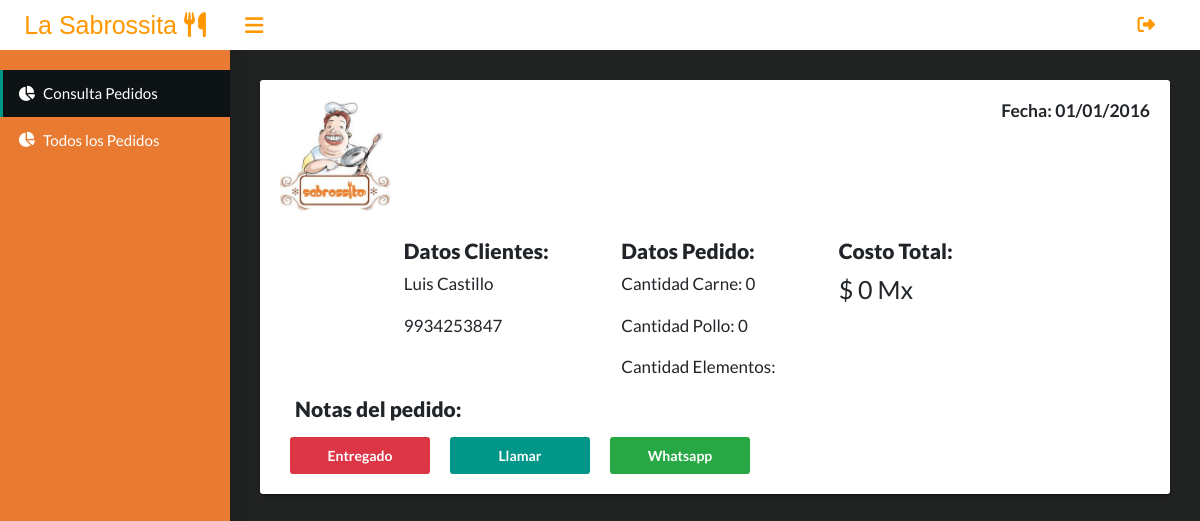
Screenshot of /php/varglob.php?id_user=16 with the database file from the repository.
### tables this page shows
CREATE TABLE `usuarios` (
  `id` int(11) NOT NULL,
  `usuario` varchar(100) NOT NULL,
  `celular` varchar(10) NOT NULL,
  `direccion` varchar(100) NOT NULL,
  `contrasena` varchar(100) NOT NULL,
  `nombre` varchar(100) NOT NULL,
  `apellido` varchar(100) NOT NULL,
  `nivelU` int(1) NOT NULL
);

CREATE TABLE `pedidos` (
  `id` int(11) NOT NULL,
  `id_usuario` int(11) NOT NULL,
  `celular_u` varchar(10) NOT NULL,
  `cantidad` int(100) NOT NULL,
  `carne` int(100) NOT NULL,
  `pollo` int(100) NOT NULL,
  `elementos` varchar(500) NOT NULL,
  `notas` varchar(500) NOT NULL,
  `total` int(255) NOT NULL,
  `proceso` varchar(20) NOT NULL
);

### php/varglob.php (the view, shortened to what this page needs)
<?php
  include('../php/conexion.php');
  $id_user = $_GET['id_user'];
  $consulta_mysqli = "SELECT * FROM pedidos WHERE id='$id_user'";
  $resultado_consulta_mysqli = mysqli_query($conexion, $consulta_mysqli);
  while($dbpedido = mysqli_fetch_array($resultado_consulta_mysqli)){
	$id = $dbpedido["id"];
	$id_u = $dbpedido["id_usuario"];
	$carne = $dbpedido["carne"];
	$pollo =$dbpedido['pollo'];
	$elementos = $dbpedido['elementos'];
	$total = $dbpedido['total'];
  }
  $consulta = "SELECT * FROM usuarios WHERE id='$id_u'";
  $resultado_consulta = mysqli_query($conexion, $consulta);
  while($dbusuarios = mysqli_fetch_array($resultado_consulta)){
	$nombre = $dbusuarios['nombre'];
	$apellido = $dbusuarios['apellido'];
  $celular = $dbusuarios['celular'];
  }
?>
<!DOCTYPE html>
<html lang="es">
  <head>
    <link rel="stylesheet" type="text/css" href="../css/dash.css">
    <link rel="stylesheet" type="text/css" href="https://maxcdn.bootstrapcdn.com/font-awesome/4.7.0/css/font-awesome.min.css">
  </head>
  <body class="app sidebar-mini rtl">
    <header class="app-header"><a class="app-header__logo" href="#">La Sabrossita <i class="fa fa-cutlery" aria-hidden="true"></i></a>
      <a class="app-sidebar__toggle" href="#" data-toggle="sidebar" aria-label="Hide Sidebar"></a>
      <ul class="app-nav">
        <li class="dropdown"><a class="app-nav__item" href="out.php" ><i class="fa fa-sign-out fa-lg"></i></a></li>
      </ul>
    </header>
    <aside class="app-sidebar">
    <ul class="app-menu">
        <li><a class="app-menu__item active" href="../admin.php"><i class="app-menu__icon fa fa-pie-chart"></i><span class="app-menu__label">Consulta Pedidos</span></a></li>
        <li><a class="app-menu__item" href="../entregados.php"><i class="app-menu__icon fa fa-pie-chart"></i><span class="app-menu__label">Todos los Pedidos</span></a></li>
      </ul>
    </aside>
    <main class="app-content">
      <div class="row">
        <div class="col-md-12">
          <div class="tile">
            <section class="invoice">
              <div class="row mb-4">
                  <div class="col-6">
                    <img src="../images/Imagen1.png" alt="logo" style="max-width:110px;">
                  </div>
                <div class="col-6">
                  <h5 class="text-right">Fecha: 01/01/2016</h5>
                </div>
              </div>
              <div class="container-fluid">
                <div class="row justify-content-md-center">
                  <div class="col-sm-1 col-md-2 col-lg-3">
                  <h4><strong>Datos Clientes:</strong></h4>
                  <p style="font-size:17px;"><?php echo $nombre." ".$apellido ?></p>
                  <p style="font-size:17px;"><?php echo $celular?></p>
                  </div>
                  <div class="col-sm-1 col-md-2 col-lg-3">
                  <h4><strong>Datos Pedido:</strong></h4>
                  <p style="font-size:17px;"><?php echo "Cantidad Carne: ".$carne ?></p>
                  <p style="font-size:17px;"><?php echo "Cantidad Pollo: ".$pollo ?></p>
                  <p style="font-size:17px;"><?php echo "Cantidad Elementos: ".$elementos ?></p>
                  </div>
                  <div class="col-sm-1 col-md-2 col-lg-3">
                  <h4><strong>Costo Total:</strong></h4>
                  <p style="font-size:25px;"><?php echo "$ ".$total." Mx"?></p>
                  </div>
                </div>
              </div>
                <div class="col-12">
                  <h4><strong>Notas del pedido:</strong></h4>
                </div>
              <div class="row col-12 container">
              <a  style="margin:0px 10px;" class="btn btn-danger col-2" href="cam_proceso.php?id_user=<?php echo $id?>">Entregado</a>
              <a  style="margin:0px 10px;" class="btn btn-primary col-2" href="tel:<?php echo $celular?>">Llamar</a>
              <a  style="margin:0px 10px;" class="btn btn-success col-2" href="https://wa.me/+529933438192" target="_blank">Whatsapp</a>
              </div>
            </section>
          </div>
        </div>
      </div>
    </main>
  </body>
</html>

### rows the page displays
usuarios: nombre "Luis", apellido "Castillo", celular "9934253847"
pedidos: carne "0", pollo "0", total "0"
